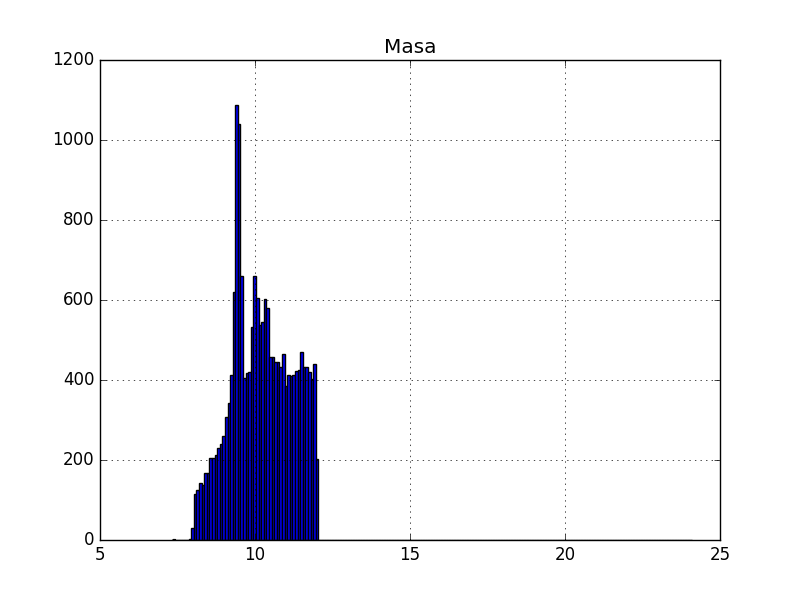

Write the Python code that produced this figure.
#!/usr/bin/env python

import matplotlib.pyplot as plt
import math

F = open("Sample6.csv","r")

M = []
L = F.readlines()

for i in range(1,20001):
	L[i] = L[i].split(",")

	M = M + [math.sqrt(2*float(L[i][7])*float(L[i][16])*(math.cosh(float(L[i][8])-float(L[i][17]))-math.cos(float(L[i][9])-float(L[i][18]))))]

plt.title('Masa')
plt.hist(M,200)
plt.grid(True)
plt.savefig("Hist.png")
plt.show()
plt.clf()
